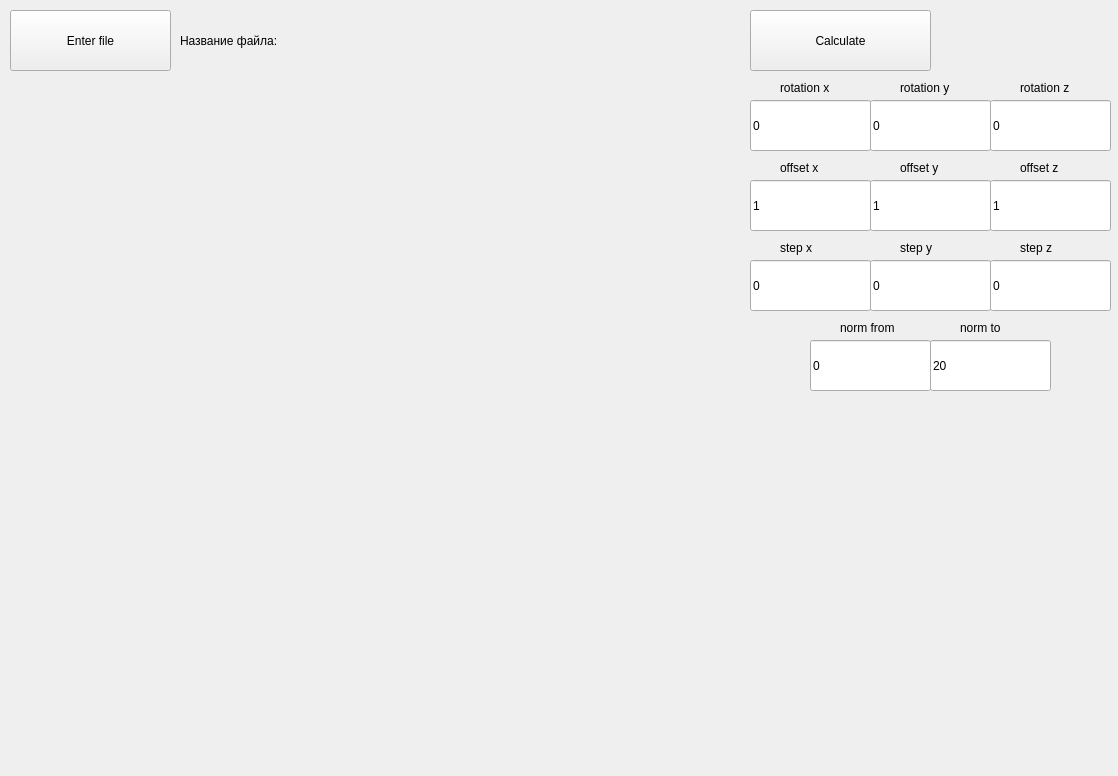
<?xml version="1.0" encoding="UTF-8"?>
<ui version="4.0">
 <class>MainWindow</class>
 <widget class="QMainWindow" name="MainWindow">
  <property name="geometry">
   <rect>
    <x>0</x>
    <y>0</y>
    <width>1118</width>
    <height>776</height>
   </rect>
  </property>
  <property name="windowTitle">
   <string>MainWindow</string>
  </property>
  <widget class="QWidget" name="centralwidget">
   <widget class="QPushButton" name="pushButtonAddFile">
    <property name="geometry">
     <rect>
      <x>10</x>
      <y>10</y>
      <width>161</width>
      <height>61</height>
     </rect>
    </property>
    <property name="text">
     <string>Enter file</string>
    </property>
   </widget>
   <widget class="QPushButton" name="pushButtonCalc">
    <property name="geometry">
     <rect>
      <x>750</x>
      <y>10</y>
      <width>181</width>
      <height>61</height>
     </rect>
    </property>
    <property name="text">
     <string>Calculate</string>
    </property>
   </widget>
   <widget class="QLabel" name="labelFileName">
    <property name="geometry">
     <rect>
      <x>180</x>
      <y>20</y>
      <width>561</width>
      <height>41</height>
     </rect>
    </property>
    <property name="text">
     <string>Название файла:</string>
    </property>
   </widget>
   <widget class="QLabel" name="label">
    <property name="geometry">
     <rect>
      <x>10</x>
      <y>80</y>
      <width>691</width>
      <height>691</height>
     </rect>
    </property>
    <property name="text">
     <string/>
    </property>
   </widget>
   <widget class="QLineEdit" name="rotationX">
    <property name="geometry">
     <rect>
      <x>750</x>
      <y>100</y>
      <width>121</width>
      <height>51</height>
     </rect>
    </property>
    <property name="text">
     <string>0</string>
    </property>
   </widget>
   <widget class="QLineEdit" name="rotationY">
    <property name="geometry">
     <rect>
      <x>870</x>
      <y>100</y>
      <width>121</width>
      <height>51</height>
     </rect>
    </property>
    <property name="text">
     <string>0</string>
    </property>
   </widget>
   <widget class="QLineEdit" name="rotationZ">
    <property name="geometry">
     <rect>
      <x>990</x>
      <y>100</y>
      <width>121</width>
      <height>51</height>
     </rect>
    </property>
    <property name="text">
     <string>0</string>
    </property>
   </widget>
   <widget class="QLineEdit" name="offsetY">
    <property name="geometry">
     <rect>
      <x>870</x>
      <y>180</y>
      <width>121</width>
      <height>51</height>
     </rect>
    </property>
    <property name="text">
     <string>1</string>
    </property>
   </widget>
   <widget class="QLineEdit" name="offsetZ">
    <property name="geometry">
     <rect>
      <x>990</x>
      <y>180</y>
      <width>121</width>
      <height>51</height>
     </rect>
    </property>
    <property name="text">
     <string>1</string>
    </property>
   </widget>
   <widget class="QLineEdit" name="offsetX">
    <property name="geometry">
     <rect>
      <x>750</x>
      <y>180</y>
      <width>121</width>
      <height>51</height>
     </rect>
    </property>
    <property name="text">
     <string>1</string>
    </property>
   </widget>
   <widget class="QLineEdit" name="stepY">
    <property name="geometry">
     <rect>
      <x>870</x>
      <y>260</y>
      <width>121</width>
      <height>51</height>
     </rect>
    </property>
    <property name="text">
     <string>0</string>
    </property>
   </widget>
   <widget class="QLineEdit" name="stepX">
    <property name="geometry">
     <rect>
      <x>750</x>
      <y>260</y>
      <width>121</width>
      <height>51</height>
     </rect>
    </property>
    <property name="text">
     <string>0</string>
    </property>
   </widget>
   <widget class="QLineEdit" name="stepZ">
    <property name="geometry">
     <rect>
      <x>990</x>
      <y>260</y>
      <width>121</width>
      <height>51</height>
     </rect>
    </property>
    <property name="text">
     <string>0</string>
    </property>
   </widget>
   <widget class="QLineEdit" name="normFrom">
    <property name="geometry">
     <rect>
      <x>810</x>
      <y>340</y>
      <width>121</width>
      <height>51</height>
     </rect>
    </property>
    <property name="text">
     <string>0</string>
    </property>
   </widget>
   <widget class="QLineEdit" name="normTo">
    <property name="geometry">
     <rect>
      <x>930</x>
      <y>340</y>
      <width>121</width>
      <height>51</height>
     </rect>
    </property>
    <property name="text">
     <string>20</string>
    </property>
   </widget>
   <widget class="QLabel" name="label_2">
    <property name="geometry">
     <rect>
      <x>780</x>
      <y>80</y>
      <width>61</width>
      <height>16</height>
     </rect>
    </property>
    <property name="text">
     <string>rotation x</string>
    </property>
   </widget>
   <widget class="QLabel" name="label_3">
    <property name="geometry">
     <rect>
      <x>900</x>
      <y>80</y>
      <width>61</width>
      <height>16</height>
     </rect>
    </property>
    <property name="text">
     <string>rotation y</string>
    </property>
   </widget>
   <widget class="QLabel" name="label_4">
    <property name="geometry">
     <rect>
      <x>1020</x>
      <y>80</y>
      <width>61</width>
      <height>16</height>
     </rect>
    </property>
    <property name="text">
     <string>rotation z</string>
    </property>
   </widget>
   <widget class="QLabel" name="label_5">
    <property name="geometry">
     <rect>
      <x>1020</x>
      <y>240</y>
      <width>61</width>
      <height>16</height>
     </rect>
    </property>
    <property name="text">
     <string>step z</string>
    </property>
   </widget>
   <widget class="QLabel" name="label_6">
    <property name="geometry">
     <rect>
      <x>900</x>
      <y>240</y>
      <width>61</width>
      <height>16</height>
     </rect>
    </property>
    <property name="text">
     <string>step y</string>
    </property>
   </widget>
   <widget class="QLabel" name="label_7">
    <property name="geometry">
     <rect>
      <x>780</x>
      <y>240</y>
      <width>61</width>
      <height>16</height>
     </rect>
    </property>
    <property name="text">
     <string>step x</string>
    </property>
   </widget>
   <widget class="QLabel" name="label_8">
    <property name="geometry">
     <rect>
      <x>1020</x>
      <y>160</y>
      <width>61</width>
      <height>16</height>
     </rect>
    </property>
    <property name="text">
     <string>offset z</string>
    </property>
   </widget>
   <widget class="QLabel" name="label_9">
    <property name="geometry">
     <rect>
      <x>780</x>
      <y>160</y>
      <width>61</width>
      <height>16</height>
     </rect>
    </property>
    <property name="text">
     <string>offset x</string>
    </property>
   </widget>
   <widget class="QLabel" name="label_10">
    <property name="geometry">
     <rect>
      <x>900</x>
      <y>160</y>
      <width>61</width>
      <height>16</height>
     </rect>
    </property>
    <property name="text">
     <string>offset y</string>
    </property>
   </widget>
   <widget class="QLabel" name="label_11">
    <property name="geometry">
     <rect>
      <x>960</x>
      <y>320</y>
      <width>61</width>
      <height>16</height>
     </rect>
    </property>
    <property name="text">
     <string>norm to</string>
    </property>
   </widget>
   <widget class="QLabel" name="label_12">
    <property name="geometry">
     <rect>
      <x>840</x>
      <y>320</y>
      <width>61</width>
      <height>16</height>
     </rect>
    </property>
    <property name="text">
     <string>norm from</string>
    </property>
   </widget>
  </widget>
 </widget>
 <resources/>
 <connections/>
</ui>
